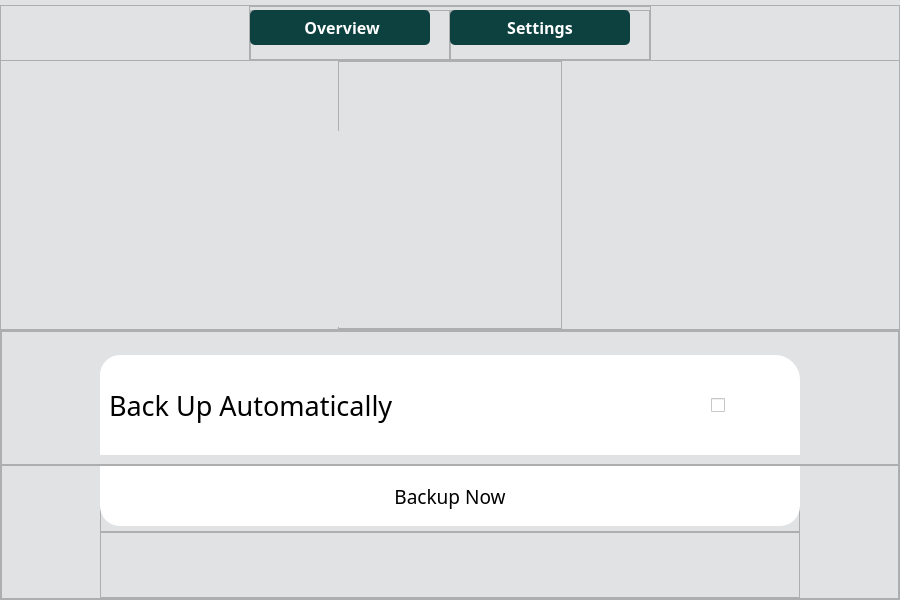
<?xml version="1.0" encoding="UTF-8"?>
<ui version="4.0">
 <class>MainWindow</class>
 <widget class="QMainWindow" name="MainWindow">
  <property name="geometry">
   <rect>
    <x>0</x>
    <y>0</y>
    <width>900</width>
    <height>600</height>
   </rect>
  </property>
  <property name="windowTitle">
   <string>MainWindow</string>
  </property>
  <property name="styleSheet">
   <string notr="true">*{
background-color:#E0E2E3
}</string>
  </property>
  <widget class="QWidget" name="centralwidget">
   <property name="styleSheet">
    <string notr="true"/>
   </property>
   <layout class="QVBoxLayout" name="verticalLayout">
    <property name="spacing">
     <number>0</number>
    </property>
    <property name="leftMargin">
     <number>0</number>
    </property>
    <property name="topMargin">
     <number>0</number>
    </property>
    <property name="rightMargin">
     <number>0</number>
    </property>
    <property name="bottomMargin">
     <number>0</number>
    </property>
    <item>
     <widget class="QFrame" name="header">
      <property name="minimumSize">
       <size>
        <width>0</width>
        <height>60</height>
       </size>
      </property>
      <property name="maximumSize">
       <size>
        <width>16777215</width>
        <height>50</height>
       </size>
      </property>
      <property name="frameShape">
       <enum>QFrame::StyledPanel</enum>
      </property>
      <property name="frameShadow">
       <enum>QFrame::Raised</enum>
      </property>
      <layout class="QHBoxLayout" name="horizontalLayout_2">
       <property name="spacing">
        <number>0</number>
       </property>
       <property name="leftMargin">
        <number>0</number>
       </property>
       <property name="topMargin">
        <number>0</number>
       </property>
       <property name="rightMargin">
        <number>0</number>
       </property>
       <property name="bottomMargin">
        <number>0</number>
       </property>
       <item alignment="Qt::AlignHCenter">
        <widget class="QFrame" name="frame">
         <property name="minimumSize">
          <size>
           <width>311</width>
           <height>0</height>
          </size>
         </property>
         <property name="maximumSize">
          <size>
           <width>16777215</width>
           <height>60</height>
          </size>
         </property>
         <property name="frameShape">
          <enum>QFrame::StyledPanel</enum>
         </property>
         <property name="frameShadow">
          <enum>QFrame::Raised</enum>
         </property>
         <layout class="QHBoxLayout" name="horizontalLayout">
          <property name="spacing">
           <number>0</number>
          </property>
          <property name="leftMargin">
           <number>0</number>
          </property>
          <property name="topMargin">
           <number>0</number>
          </property>
          <property name="rightMargin">
           <number>0</number>
          </property>
          <property name="bottomMargin">
           <number>0</number>
          </property>
          <item alignment="Qt::AlignHCenter|Qt::AlignVCenter">
           <widget class="QFrame" name="overview_frame">
            <property name="minimumSize">
             <size>
              <width>200</width>
              <height>50</height>
             </size>
            </property>
            <property name="font">
             <font>
              <pointsize>9</pointsize>
              <bold>false</bold>
             </font>
            </property>
            <property name="styleSheet">
             <string notr="true"/>
            </property>
            <property name="frameShape">
             <enum>QFrame::StyledPanel</enum>
            </property>
            <property name="frameShadow">
             <enum>QFrame::Raised</enum>
            </property>
            <widget class="QPushButton" name="overview_btn">
             <property name="geometry">
              <rect>
               <x>0</x>
               <y>0</y>
               <width>180</width>
               <height>35</height>
              </rect>
             </property>
             <property name="minimumSize">
              <size>
               <width>150</width>
               <height>0</height>
              </size>
             </property>
             <property name="font">
              <font>
               <family>Bahnschrift Light</family>
               <pointsize>12</pointsize>
               <bold>true</bold>
              </font>
             </property>
             <property name="cursor">
              <cursorShape>PointingHandCursor</cursorShape>
             </property>
             <property name="styleSheet">
              <string notr="true">#overview_btn{
border : none;
border-radius : 5px;
padding : 2.5px 10px;
color:white;
background-color : #0c4140;
}

#overview_btn:hover{
background-color : #105857;

}

</string>
             </property>
             <property name="text">
              <string> Overview</string>
             </property>
             <property name="icon">
              <iconset resource="icons.qrc">
               <normaloff>:/icons/icons/safe-square-svgrepo-com (1).svg</normaloff>:/icons/icons/safe-square-svgrepo-com (1).svg</iconset>
             </property>
             <property name="iconSize">
              <size>
               <width>30</width>
               <height>30</height>
              </size>
             </property>
            </widget>
           </widget>
          </item>
          <item alignment="Qt::AlignHCenter|Qt::AlignVCenter">
           <widget class="QFrame" name="restore_frame">
            <property name="minimumSize">
             <size>
              <width>200</width>
              <height>50</height>
             </size>
            </property>
            <property name="maximumSize">
             <size>
              <width>16777215</width>
              <height>50</height>
             </size>
            </property>
            <property name="styleSheet">
             <string notr="true"/>
            </property>
            <property name="frameShape">
             <enum>QFrame::StyledPanel</enum>
            </property>
            <property name="frameShadow">
             <enum>QFrame::Raised</enum>
            </property>
            <widget class="QPushButton" name="restore_btn">
             <property name="geometry">
              <rect>
               <x>0</x>
               <y>0</y>
               <width>180</width>
               <height>35</height>
              </rect>
             </property>
             <property name="minimumSize">
              <size>
               <width>150</width>
               <height>0</height>
              </size>
             </property>
             <property name="font">
              <font>
               <family>Bahnschrift Light</family>
               <pointsize>12</pointsize>
               <bold>true</bold>
              </font>
             </property>
             <property name="cursor">
              <cursorShape>PointingHandCursor</cursorShape>
             </property>
             <property name="styleSheet">
              <string notr="true">#restore_btn{
border : none;
border-radius : 5px;
padding : 2.5px 10px;
color:white;
background-color : #0c4140;
}

#restore_btn:hover{
background-color : #105857;
}</string>
             </property>
             <property name="text">
              <string>Settings</string>
             </property>
             <property name="icon">
              <iconset resource="icons.qrc">
               <normaloff>:/icons/icons/settings-svgrepo-com (1).svg</normaloff>:/icons/icons/settings-svgrepo-com (1).svg</iconset>
             </property>
             <property name="iconSize">
              <size>
               <width>28</width>
               <height>28</height>
              </size>
             </property>
            </widget>
           </widget>
          </item>
         </layout>
        </widget>
       </item>
      </layout>
     </widget>
    </item>
    <item>
     <widget class="QFrame" name="image">
      <property name="frameShape">
       <enum>QFrame::StyledPanel</enum>
      </property>
      <property name="frameShadow">
       <enum>QFrame::Raised</enum>
      </property>
      <layout class="QVBoxLayout" name="verticalLayout_2">
       <property name="spacing">
        <number>0</number>
       </property>
       <property name="leftMargin">
        <number>0</number>
       </property>
       <property name="topMargin">
        <number>0</number>
       </property>
       <property name="rightMargin">
        <number>0</number>
       </property>
       <property name="bottomMargin">
        <number>0</number>
       </property>
       <item alignment="Qt::AlignHCenter">
        <widget class="QFrame" name="frame_4">
         <property name="minimumSize">
          <size>
           <width>224</width>
           <height>235</height>
          </size>
         </property>
         <property name="maximumSize">
          <size>
           <width>205</width>
           <height>281</height>
          </size>
         </property>
         <property name="frameShape">
          <enum>QFrame::StyledPanel</enum>
         </property>
         <property name="frameShadow">
          <enum>QFrame::Raised</enum>
         </property>
         <widget class="QLabel" name="label">
          <property name="geometry">
           <rect>
            <x>0</x>
            <y>70</y>
            <width>204</width>
            <height>196</height>
           </rect>
          </property>
          <property name="cursor">
           <cursorShape>ArrowCursor</cursorShape>
          </property>
          <property name="text">
           <string>&lt;html&gt;&lt;head/&gt;&lt;body&gt;&lt;p&gt;&lt;img src=&quot;:/icons/icons/backup_logo-removebg-preview (1).png&quot;/&gt;&lt;/p&gt;&lt;/body&gt;&lt;/html&gt;</string>
          </property>
         </widget>
        </widget>
       </item>
      </layout>
     </widget>
    </item>
    <item>
     <widget class="QFrame" name="info_and_btn">
      <property name="frameShape">
       <enum>QFrame::StyledPanel</enum>
      </property>
      <property name="frameShadow">
       <enum>QFrame::Raised</enum>
      </property>
      <layout class="QVBoxLayout" name="verticalLayout_3">
       <property name="spacing">
        <number>0</number>
       </property>
       <property name="leftMargin">
        <number>0</number>
       </property>
       <property name="topMargin">
        <number>0</number>
       </property>
       <property name="rightMargin">
        <number>0</number>
       </property>
       <property name="bottomMargin">
        <number>0</number>
       </property>
       <item>
        <widget class="QFrame" name="backup_automaticly">
         <property name="frameShape">
          <enum>QFrame::StyledPanel</enum>
         </property>
         <property name="frameShadow">
          <enum>QFrame::Raised</enum>
         </property>
         <layout class="QHBoxLayout" name="horizontalLayout_4">
          <item alignment="Qt::AlignHCenter|Qt::AlignBottom">
           <widget class="QFrame" name="frame_5">
            <property name="minimumSize">
             <size>
              <width>700</width>
              <height>100</height>
             </size>
            </property>
            <property name="maximumSize">
             <size>
              <width>700</width>
              <height>100</height>
             </size>
            </property>
            <property name="font">
             <font>
              <pointsize>9</pointsize>
             </font>
            </property>
            <property name="styleSheet">
             <string notr="true">*{
background-color: #ffffff;
border-top-left-radius: 20px;
border-top-right-radius: 25px;
}</string>
            </property>
            <property name="frameShape">
             <enum>QFrame::StyledPanel</enum>
            </property>
            <property name="frameShadow">
             <enum>QFrame::Plain</enum>
            </property>
            <property name="lineWidth">
             <number>1</number>
            </property>
            <property name="midLineWidth">
             <number>0</number>
            </property>
            <layout class="QHBoxLayout" name="horizontalLayout_3">
             <property name="sizeConstraint">
              <enum>QLayout::SetDefaultConstraint</enum>
             </property>
             <property name="leftMargin">
              <number>9</number>
             </property>
             <property name="topMargin">
              <number>9</number>
             </property>
             <property name="rightMargin">
              <number>9</number>
             </property>
             <property name="bottomMargin">
              <number>9</number>
             </property>
             <item alignment="Qt::AlignLeft">
              <widget class="QLabel" name="label_2">
               <property name="maximumSize">
                <size>
                 <width>400</width>
                 <height>16777215</height>
                </size>
               </property>
               <property name="font">
                <font>
                 <family>Bahnschrift Light</family>
                 <pointsize>20</pointsize>
                </font>
               </property>
               <property name="styleSheet">
                <string notr="true"/>
               </property>
               <property name="text">
                <string>Back Up Automatically</string>
               </property>
              </widget>
             </item>
             <item>
              <widget class="QCustomCheckBox" name="checkBox">
               <property name="minimumSize">
                <size>
                 <width>60</width>
                 <height>40</height>
                </size>
               </property>
               <property name="maximumSize">
                <size>
                 <width>90</width>
                 <height>40</height>
                </size>
               </property>
               <property name="sizeIncrement">
                <size>
                 <width>0</width>
                 <height>0</height>
                </size>
               </property>
               <property name="baseSize">
                <size>
                 <width>0</width>
                 <height>0</height>
                </size>
               </property>
               <property name="font">
                <font>
                 <pointsize>9</pointsize>
                 <fontweight>Thin</fontweight>
                </font>
               </property>
               <property name="cursor">
                <cursorShape>PointingHandCursor</cursorShape>
               </property>
               <property name="styleSheet">
                <string notr="true">#checkBox{
padding : 5px 10px;


}</string>
               </property>
               <property name="text">
                <string/>
               </property>
               <property name="iconSize">
                <size>
                 <width>15</width>
                 <height>15</height>
                </size>
               </property>
               <property name="tristate">
                <bool>false</bool>
               </property>
              </widget>
             </item>
            </layout>
           </widget>
          </item>
         </layout>
        </widget>
       </item>
       <item>
        <widget class="QFrame" name="create_backup">
         <property name="frameShape">
          <enum>QFrame::StyledPanel</enum>
         </property>
         <property name="frameShadow">
          <enum>QFrame::Raised</enum>
         </property>
         <layout class="QVBoxLayout" name="verticalLayout_4">
          <property name="spacing">
           <number>0</number>
          </property>
          <property name="leftMargin">
           <number>0</number>
          </property>
          <property name="topMargin">
           <number>0</number>
          </property>
          <property name="rightMargin">
           <number>0</number>
          </property>
          <property name="bottomMargin">
           <number>0</number>
          </property>
          <item alignment="Qt::AlignHCenter">
           <widget class="QFrame" name="frame_6">
            <property name="minimumSize">
             <size>
              <width>700</width>
              <height>0</height>
             </size>
            </property>
            <property name="maximumSize">
             <size>
              <width>700</width>
              <height>16777215</height>
             </size>
            </property>
            <property name="frameShape">
             <enum>QFrame::StyledPanel</enum>
            </property>
            <property name="frameShadow">
             <enum>QFrame::Raised</enum>
            </property>
            <widget class="QPushButton" name="backup_btn">
             <property name="geometry">
              <rect>
               <x>0</x>
               <y>0</y>
               <width>700</width>
               <height>60</height>
              </rect>
             </property>
             <property name="minimumSize">
              <size>
               <width>700</width>
               <height>60</height>
              </size>
             </property>
             <property name="maximumSize">
              <size>
               <width>300</width>
               <height>16777215</height>
              </size>
             </property>
             <property name="font">
              <font>
               <family>Bahnschrift Light</family>
               <pointsize>14</pointsize>
               <underline>false</underline>
               <strikeout>false</strikeout>
               <stylestrategy>PreferDefault</stylestrategy>
               <kerning>true</kerning>
              </font>
             </property>
             <property name="cursor">
              <cursorShape>PointingHandCursor</cursorShape>
             </property>
             <property name="layoutDirection">
              <enum>Qt::LeftToRight</enum>
             </property>
             <property name="styleSheet">
              <string notr="true">#backup_btn{
border-bottom-left-radius: 20px;
border-bottom-right-radius: 20px;
background-color:#ffffff;
}

#backup_btn:hover{
background-color:#9EB1B1;
}</string>
             </property>
             <property name="text">
              <string>Backup Now</string>
             </property>
             <property name="icon">
              <iconset resource="icons.qrc">
               <normaloff>:/icons/icons/right_arrow_key.svg</normaloff>:/icons/icons/right_arrow_key.svg</iconset>
             </property>
             <property name="iconSize">
              <size>
               <width>30</width>
               <height>50</height>
              </size>
             </property>
             <property name="checkable">
              <bool>false</bool>
             </property>
            </widget>
           </widget>
          </item>
          <item alignment="Qt::AlignHCenter">
           <widget class="QFrame" name="frame_7">
            <property name="minimumSize">
             <size>
              <width>700</width>
              <height>0</height>
             </size>
            </property>
            <property name="maximumSize">
             <size>
              <width>700</width>
              <height>16777215</height>
             </size>
            </property>
            <property name="frameShape">
             <enum>QFrame::StyledPanel</enum>
            </property>
            <property name="frameShadow">
             <enum>QFrame::Raised</enum>
            </property>
           </widget>
          </item>
         </layout>
        </widget>
       </item>
      </layout>
     </widget>
    </item>
   </layout>
  </widget>
 </widget>
 <customwidgets>
  <customwidget>
   <class>QCustomCheckBox</class>
   <extends>QCheckBox</extends>
   <header location="global">Custom_Widgets.QCustomCheckBox.h</header>
  </customwidget>
 </customwidgets>
 <resources>
  <include location="icons.qrc"/>
 </resources>
 <connections/>
</ui>
